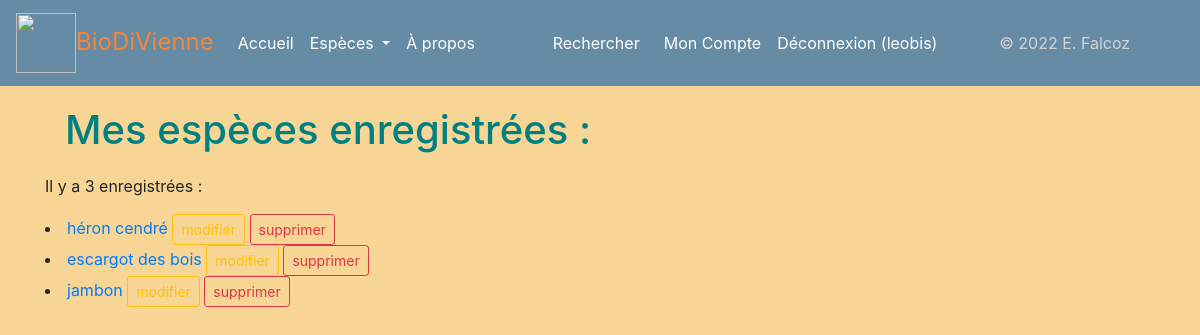
The page /moncompte (signed in) on the database its author committed.
### app25OK.py (models this page shows, shortened)
class User(UserMixin, db.Model):
    user_id = db.Column(db.Integer, unique=True, nullable=False, primary_key=True, autoincrement=True)
    user_nom = db.Column(db.Text, nullable=False)
    user_login = db.Column(db.String(45), nullable=False, unique=True)
    user_email = db.Column(db.Text, nullable=False)
    user_password = db.Column(db.String(100), nullable=False)
    authorships = db.relationship("Authorship", back_populates="user")

class Espece(db.Model):
    espece_id = db.Column(db.Integer, unique=True, nullable=False, primary_key=True, autoincrement=True)
    espece_fichier = db.Column(db.Text, unique=True, nullable=False)
    espece_regne = db.Column(db.Text)
    espece_nom_vernaculaire = db.Column(db.Text, nullable=False)
    espece_nom_latin = db.Column(db.Text, unique=True, nullable=False)
    espece_description = db.Column(db.Text)
    espece_preoccupation = db.Column(db.Text)
    authorships = db.relationship("Authorship", back_populates="espece")

### app25OK.py (the view)
@app.route('/moncompte')
def mon_compte():
    especes_user = db.session.query(Espece)\
        .filter(Espece.espece_id == Authorship.authorship_espece_id)\
        .filter(User.user_id == Authorship.authorship_user_id)\
        .filter(User.user_id == current_user.user_id).all()
    return render_template('pages/moncompte.html', especes=especes_user)

### app25OK.py (called while the page is built)
@login.user_loader
def trouver_utilisateur_via_id(identifiant):
    return User.query.get(int(identifiant))

### templates/pages/moncompte.html (shortened to what this page needs)
{% extends "conteneur3.html" %}
{% block corps %}
<!DOCTYPE html>
<html lang="en">
<head>
</head>
<body>
    {% if action == "suppr" %}
        {% if statut == 0 %}
        <div class="alert alert-warning" role="alert">Erreur suppression. Veuillez réessayer.</div>
        {% else %}
        <div class="alert alert-success" role="alert">L'espèce a bien été supprimée.</div>
        {% endif %}
    {% elif action == "modif" %}
        {% if statut == 0 %}
        <div class="alert alert-warning" role="alert">Erreur modification. Veuillez réessayer.</div>
        {% else %}
        <div class="alert alert-success" role="alert">L'espèce a bien été modifiée.</div>
        {% endif %}
    {% else %}
    <div class="mes_especes">
        <div>
            <h1><span class="initiale">M</span>es espèces enregistrées :</h1>
            </div>
        <div>
        {% if especes|length == 0 %}
        Vous n'avez pas encore enregistré d'espèce.
        {% elif especes|length == 1 %}
        <p>Il y a une espèce enregistrée :</p>
        {% else %}
        <p>Il y a {{ especes|length }} enregistrées :</p>
        {% endif %}
        {% for espece in especes %}
                        <li><a href="{{url_for('espece', espece_id=espece.espece_id)}}">{{espece.espece_nom_vernaculaire}}</a>
                            <a type="button" class="btn btn-outline-warning btn-sm" href="{{url_for('espece_modif', espece_id=espece.espece_id)}}">modifier</a>
                            <a type="button" class="btn btn-outline-danger btn-sm" href="{{url_for('espece_supp', espece_id=espece.espece_id)}}">supprimer</a>
                        </li>
        {% endfor %}
            </div>
    </div>
    {% endif %}
{% endblock %}

### templates/conteneur3.html (shortened to what this page needs)
<!DOCTYPE html>
<html lang="fr">
<head>
    <head>
    {% include "partials/css.html" %}
        <link rel="stylesheet" href="/static/css/style.css">
</head>
<body>
    <nav class="navbar navbar-expand-lg navbar-light" style="background-color: #668ba4;">
        <a class="navbar-brand" href="{{url_for('accueil')}}" style="color: #f78536; font-size: x-large;"> <img class="d-inline-block" src="{{url_for('static', filename='images/pavot.png')}}" width="60" height="60" class="d-inline-block align-text-top"/>BioDiVienne</a>
        <ul class="navbar-nav mr-auto mt-2 mt-lg-0">
          <li class="nav-item active">
            <a class="nav-link nav-info" style="color: white" href="{{url_for('accueil')}}">Accueil</a>
          </li>
          <li class="nav-item dropdown nav-item">
            <a class="nav-link dropdown-toggle" style="color: white" href="#" id="EspecesDropdown" role="button" data-toggle="dropdown" aria-haspopup="true" aria-expanded="false">
              Espèces
            </a>
          </li>
            <li class="nav-item">
            <a class="nav-link " style="color: white;" href="{{url_for('page_apropos')}}">À propos</a>
          </li>
        </ul>
        <form class="form-inline my-2 my-lg-0" action="{{url_for('recherche')}}" method="GET">
            <a class="nav-link" style="color: white" src="{{url_for('recherche')}}" href="{{url_for('recherche')}}">Rechercher</a>
        </form>
        <ul class="navbar-nav mr-auto">
                {% if not current_user.is_authenticated %}
                  <li class="nav-item">
                    <a class="nav-link" style="color: white" href="{{url_for("inscription")}}">Inscription</a>
                  </li>
                  <li class="nav-item">
                    <a class="nav-link" style="color: white" href="{{url_for("connexion")}}">Connexion</a>
                  </li>
                {% else %}
                <li class="nav-item">
                <a class="nav-link" style="color: white" href="{{url_for("mon_compte")}}">Mon Compte</a>
                </li>
                  <li class="nav-item">
                    <a class="nav-link" style="color: white" href="{{url_for("deconnexion")}}">Déconnexion ({{current_user.user_nom}})</a>
                  </li>
                {% endif %}
        </ul>
        <ul class="navbar-nav mr-auto">
            <li class="nav-item" style="color: lightgray">&copy; 2022 E. Falcoz</li>
        </ul>
    </nav>
    <div class="container">
    {% block corps %}{% endblock %}
    </div>
</body>
</html>

### static/css/style.css (style rules this page uses)
.container { background-image: none; }

### templates/pages/moncompte.html (style rules this page uses)
body { background-color: #f7d695; }
h1 { color: teal; margin: 20px; }

### rows shown on the page
User: user_nom "leobis"
Espece: espece_nom_vernaculaire "héron cendré"
Espece: espece_nom_vernaculaire "escargot des bois"
Espece: espece_nom_vernaculaire "jambon"

### other values the page prints
{{ especes|length }} "3"
